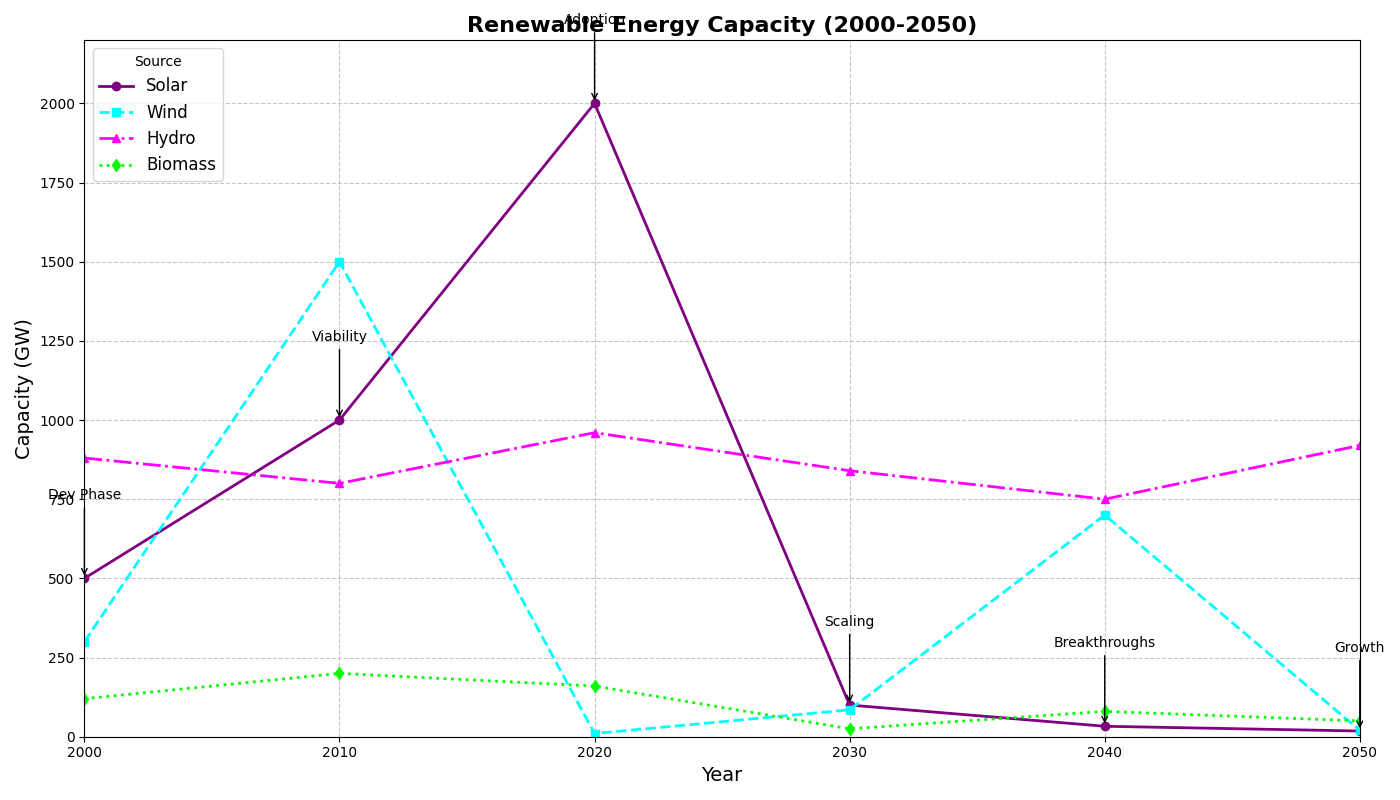

This chart was generated by the following Python code:
import matplotlib.pyplot as plt
import numpy as np

years = np.arange(2000, 2060, 10)

# Manually shuffled data to simulate randomness while maintaining dimensional structure
solar_capacity = [500, 1000, 2000, 100, 33, 18]
wind_capacity = [300, 1500, 10, 85, 700, 20]
hydro_capacity = [880, 800, 960, 840, 750, 920]
biomass_capacity = [120, 200, 160, 25, 80, 50]

milestones = [
    "Dev Phase",
    "Viability",
    "Adoption",
    "Scaling",
    "Breakthroughs",
    "Growth"
]

fig, ax = plt.subplots(figsize=(14, 8))
ax.plot(years, solar_capacity, marker='o', linestyle='-', color='purple', linewidth=2, label='Solar')
ax.plot(years, wind_capacity, marker='s', linestyle='--', color='cyan', linewidth=2, label='Wind')
ax.plot(years, hydro_capacity, marker='^', linestyle='-.', color='magenta', linewidth=2, label='Hydro')
ax.plot(years, biomass_capacity, marker='d', linestyle=':', color='lime', linewidth=2, label='Biomass')

ax.set_title('Renewable Energy Capacity (2000-2050)', fontsize=16, fontweight='bold')
ax.set_xlabel('Year', fontsize=14)
ax.set_ylabel('Capacity (GW)', fontsize=14)
ax.grid(True, linestyle='--', alpha=0.7)
ax.legend(title='Source', loc='upper left', fontsize=12)

for i, milestone in enumerate(milestones):
    ax.annotate(
        milestone, 
        xy=(years[i], solar_capacity[i]), 
        xytext=(years[i], solar_capacity[i] + 250), 
        textcoords='data', 
        arrowprops=dict(facecolor='black', arrowstyle='->'), 
        fontsize=10, 
        ha='center'
    )

ax.set_xlim(2000, 2050)
ax.set_ylim(0, 2200)
plt.tight_layout()
plt.show()
